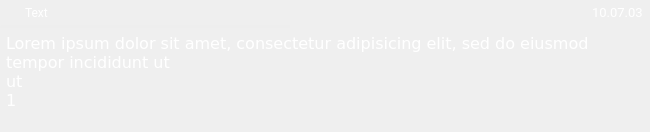
                 <widget class="QWidget" name="text_union" native="true">
                  <property name="minimumSize">
                   <size>
                    <width>0</width>
                    <height>132</height>
                   </size>
                  </property>
                  <property name="maximumSize">
                   <size>
                    <width>16777215</width>
                    <height>132</height>
                   </size>
                  </property>
                  <property name="contextMenuPolicy">
                   <enum>Qt::NoContextMenu</enum>
                  </property>
                  <property name="layoutDirection">
                   <enum>Qt::LeftToRight</enum>
                  </property>
                  <property name="styleSheet">
                   <string notr="true">.clipboard_union{
	background-color: #585B64;
	border-radius: 5px;
}

.clipboard_union:hover{
	border: 2px solid #FD7013;
}</string>
                  </property>
                  <property name="class" stdset="0">
                   <string>clipboard_union</string>
                  </property>
                  <layout class="QVBoxLayout" name="verticalLayout_8">
                   <property name="spacing">
                    <number>0</number>
                   </property>
                   <property name="leftMargin">
                    <number>0</number>
                   </property>
                   <property name="topMargin">
                    <number>0</number>
                   </property>
                   <property name="rightMargin">
                    <number>0</number>
                   </property>
                   <property name="bottomMargin">
                    <number>0</number>
                   </property>
                   <item>
                    <widget class="QWidget" name="union_info" native="true">
                     <property name="minimumSize">
                      <size>
                       <width>0</width>
                       <height>25</height>
                      </size>
                     </property>
                     <property name="maximumSize">
                      <size>
                       <width>16777215</width>
                       <height>25</height>
                      </size>
                     </property>
                     <property name="font">
                      <font>
                       <pointsize>8</pointsize>
                      </font>
                     </property>
                     <layout class="QHBoxLayout" name="horizontalLayout">
                      <property name="spacing">
                       <number>0</number>
                      </property>
                      <property name="leftMargin">
                       <number>0</number>
                      </property>
                      <property name="topMargin">
                       <number>0</number>
                      </property>
                      <property name="rightMargin">
                       <number>7</number>
                      </property>
                      <property name="bottomMargin">
                       <number>0</number>
                      </property>
                      <item>
                       <widget class="QLabel" name="label_3">
                        <property name="minimumSize">
                         <size>
                          <width>25</width>
                          <height>25</height>
                         </size>
                        </property>
                        <property name="maximumSize">
                         <size>
                          <width>25</width>
                          <height>25</height>
                         </size>
                        </property>
                        <property name="text">
                         <string/>
                        </property>
                        <property name="pixmap">
                         <pixmap>../sources/images/text-icon.svg</pixmap>
                        </property>
                       </widget>
                      </item>
                      <item>
                       <widget class="QLabel" name="label">
                        <property name="font">
                         <font>
                          <family>Roboto</family>
                          <weight>50</weight>
                          <bold>false</bold>
                         </font>
                        </property>
                        <property name="styleSheet">
                         <string notr="true">color: #FFFFFF;</string>
                        </property>
                        <property name="text">
                         <string>Text</string>
                        </property>
                       </widget>
                      </item>
                      <item>
                       <spacer name="horizontalSpacer">
                        <property name="orientation">
                         <enum>Qt::Horizontal</enum>
                        </property>
                        <property name="sizeHint" stdset="0">
                         <size>
                          <width>40</width>
                          <height>20</height>
                         </size>
                        </property>
                       </spacer>
                      </item>
                      <item>
                       <widget class="QLabel" name="label_2">
                        <property name="font">
                         <font>
                          <family>Roboto</family>
                          <pointsize>10</pointsize>
                         </font>
                        </property>
                        <property name="styleSheet">
                         <string notr="true">color: #FFFFFF;</string>
                        </property>
                        <property name="text">
                         <string>10.07.03</string>
                        </property>
                       </widget>
                      </item>
                     </layout>
                    </widget>
                   </item>
                   <item>
                    <widget class="Line" name="line">
                     <property name="minimumSize">
                      <size>
                       <width>290</width>
                       <height>3</height>
                      </size>
                     </property>
                     <property name="maximumSize">
                      <size>
                       <width>290</width>
                       <height>3</height>
                      </size>
                     </property>
                     <property name="styleSheet">
                      <string notr="true">background-color: #EEEEEE;
border-radius: 1px;</string>
                     </property>
                     <property name="orientation">
                      <enum>Qt::Horizontal</enum>
                     </property>
                    </widget>
                   </item>
                   <item>
                    <widget class="QWidget" name="union_data" native="true">
                     <layout class="QHBoxLayout" name="horizontalLayout_3">
                      <property name="spacing">
                       <number>5</number>
                      </property>
                      <property name="leftMargin">
                       <number>6</number>
                      </property>
                      <property name="topMargin">
                       <number>6</number>
                      </property>
                      <property name="rightMargin">
                       <number>6</number>
                      </property>
                      <property name="bottomMargin">
                       <number>6</number>
                      </property>
                      <item>
                       <widget class="QLabel" name="text">
                        <property name="font">
                         <font>
                          <family>DejaVu Sans</family>
                          <pointsize>12</pointsize>
                         </font>
                        </property>
                        <property name="styleSheet">
                         <string notr="true">color: #FFFFFF;</string>
                        </property>
                        <property name="text">
                         <string>Lorem ipsum dolor sit amet, consectetur adipisicing elit, sed do eiusmod tempor incididunt ut
ut
1</string>
                        </property>
                        <property name="alignment">
                         <set>Qt::AlignLeading|Qt::AlignLeft|Qt::AlignTop</set>
                        </property>
                        <property name="wordWrap">
                         <bool>true</bool>
                        </property>
                       </widget>
                      </item>
                      <item>
                       <layout class="QVBoxLayout" name="props">
                        <property name="spacing">
                         <number>10</number>
                        </property>
                        <property name="leftMargin">
                         <number>9</number>
                        </property>
                        <property name="rightMargin">
                         <number>9</number>
                        </property>
                        <item>
                         <widget class="QLabel" name="label_4">
                          <property name="minimumSize">
                           <size>
                            <width>32</width>
                            <height>32</height>
                           </size>
                          </property>
                          <property name="maximumSize">
                           <size>
                            <width>32</width>
                            <height>32</height>
                           </size>
                          </property>
                          <property name="text">
                           <string/>
                          </property>
                          <property name="pixmap">
                           <pixmap>../../../../Downloads/Hnet.com-image.png</pixmap>
                          </property>
                         </widget>
                        </item>
                        <item>
                         <widget class="QPushButton" name="props_button">
                          <property name="minimumSize">
                           <size>
                            <width>32</width>
                            <height>32</height>
                           </size>
                          </property>
                          <property name="maximumSize">
                           <size>
                            <width>32</width>
                            <height>32</height>
                           </size>
                          </property>
                          <property name="styleSheet">
                           <string notr="true">border-radius: 8px;/*
background-color: #4C4F57;*/
padding: 0;
margin: 0;
background: transparent;</string>
                          </property>
                          <property name="text">
                           <string/>
                          </property>
                          <property name="icon">
                           <iconset>
                            <normaloff>../sources/images/props-ico.svg</normaloff>../sources/images/props-ico.svg</iconset>
                          </property>
                          <property name="iconSize">
                           <size>
                            <width>32</width>
                            <height>32</height>
                           </size>
                          </property>
                         </widget>
                        </item>
                       </layout>
                      </item>
                     </layout>
                    </widget>
                   </item>
                  </layout>
                 </widget>
